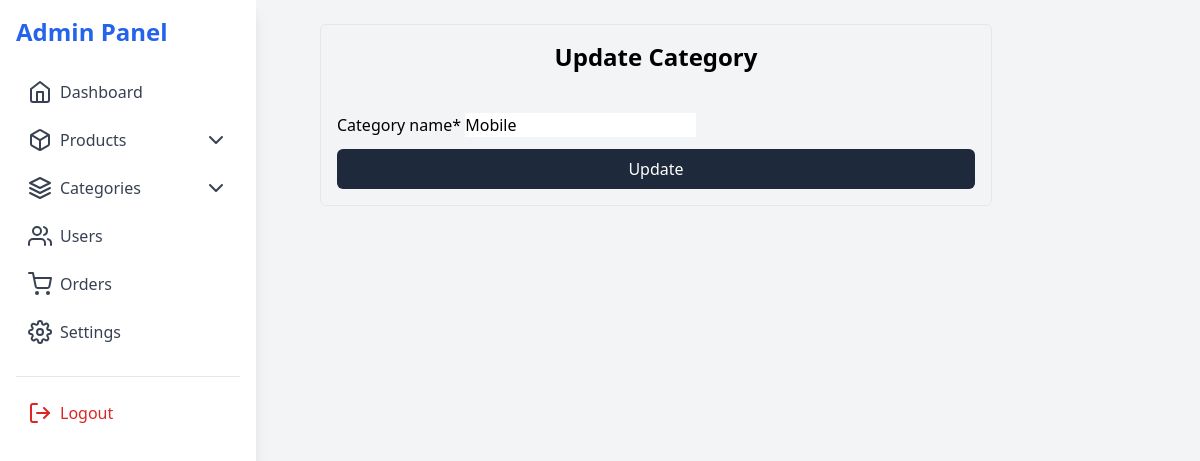
/dashboard/category/1/, run on an earlier commit of the app's database.
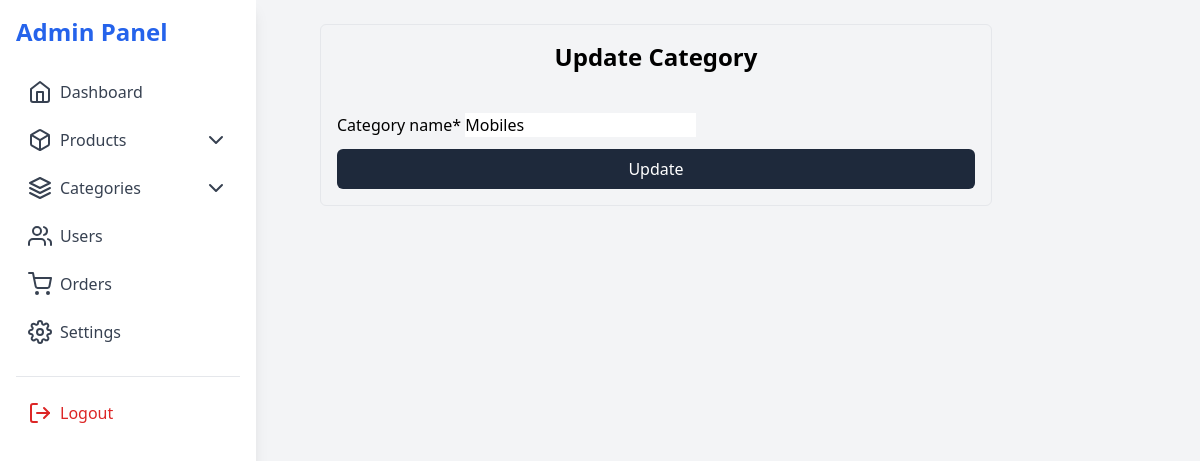
And on a later commit of the database.
### product/models.py (models this page shows, shortened)
class Category(models.Model):
    category_name=models.CharField(max_length=100)
    created_at=models.DateTimeField(auto_now_add=True)

### adminpage/views.py (the view)
# urls.py: path('category/<int:category_id>/',views.update_category,name='update_category'),
def update_category(request, category_id):
    instance = Category.objects.get(id=category_id)
    if request.method =="POST":
        form =CategoryForm(request.POST,request.FILES, instance=instance)
        if form.is_valid():
            form.save()
            messages.success(request, 'Category updated successfully')
            return redirect('dashboard_category_lists')
        else:
            messages.error(request, 'Error Updating.')
    else:
        form =CategoryForm(instance=instance)
        return render(request,'updatecategory.html',{'form':form})

### product/forms.py
class CategoryForm(forms.ModelForm):
    class Meta:
        model=Category
        fields= '__all__'

### adminpage/templates/updatecategory.html (shortened to what this page needs)
{%extends 'dashboard_layout.html' %}
{% load crispy_forms_tags %}
{%block content%}
<form method="POST" class="max-w-2xl ml-10 border p-4 rounded-md">
    <h1 class="text-center text-2xl font-bold mb-10">Update Category</h1>
    {{form|crispy}}
    <button type="submit" class="bg-slate-800 hover:bg-slate-800/90 w-full py-2 text-white rounded-md">Update</button>
</form>
{% endblock %}

What changed in the data, as far as the page shows it:
changed Category: category_name "Mobile" → "Mobiles"
